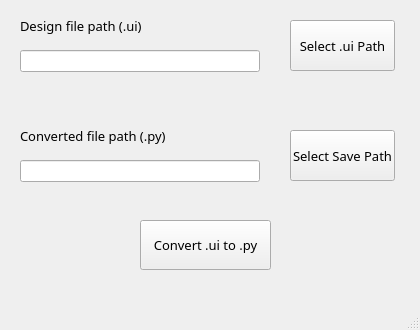
<?xml version="1.0" encoding="UTF-8"?>
<ui version="4.0">
 <class>MainWindow</class>
 <widget class="QMainWindow" name="MainWindow">
  <property name="geometry">
   <rect>
    <x>0</x>
    <y>0</y>
    <width>420</width>
    <height>330</height>
   </rect>
  </property>
  <property name="minimumSize">
   <size>
    <width>420</width>
    <height>330</height>
   </size>
  </property>
  <property name="maximumSize">
   <size>
    <width>420</width>
    <height>330</height>
   </size>
  </property>
  <property name="font">
   <font>
    <family>Microsoft YaHei UI Light</family>
    <pointsize>10</pointsize>
   </font>
  </property>
  <property name="windowTitle">
   <string>Conventer</string>
  </property>
  <property name="windowIcon">
   <iconset resource="../image/icons.qrc">
    <normaloff>:/icon/icon.jpg</normaloff>:/icon/icon.jpg</iconset>
  </property>
  <widget class="QWidget" name="centralwidget">
   <widget class="QLabel" name="label">
    <property name="geometry">
     <rect>
      <x>20</x>
      <y>10</y>
      <width>121</width>
      <height>31</height>
     </rect>
    </property>
    <property name="text">
     <string>Design file path (.ui)</string>
    </property>
   </widget>
   <widget class="QLabel" name="label_2">
    <property name="geometry">
     <rect>
      <x>20</x>
      <y>120</y>
      <width>151</width>
      <height>31</height>
     </rect>
    </property>
    <property name="text">
     <string>Converted file path (.py)</string>
    </property>
   </widget>
   <widget class="QLineEdit" name="ui_path_textbox">
    <property name="geometry">
     <rect>
      <x>20</x>
      <y>50</y>
      <width>240</width>
      <height>22</height>
     </rect>
    </property>
   </widget>
   <widget class="QLineEdit" name="py_path_textbox">
    <property name="geometry">
     <rect>
      <x>20</x>
      <y>160</y>
      <width>240</width>
      <height>22</height>
     </rect>
    </property>
   </widget>
   <widget class="QPushButton" name="select_ui_path_button">
    <property name="geometry">
     <rect>
      <x>290</x>
      <y>20</y>
      <width>105</width>
      <height>51</height>
     </rect>
    </property>
    <property name="text">
     <string>Select .ui Path</string>
    </property>
   </widget>
   <widget class="QPushButton" name="select_py_path_button">
    <property name="geometry">
     <rect>
      <x>290</x>
      <y>130</y>
      <width>105</width>
      <height>51</height>
     </rect>
    </property>
    <property name="text">
     <string>Select Save Path</string>
    </property>
   </widget>
   <widget class="QPushButton" name="convert_button">
    <property name="geometry">
     <rect>
      <x>140</x>
      <y>220</y>
      <width>131</width>
      <height>50</height>
     </rect>
    </property>
    <property name="text">
     <string>Convert .ui to .py</string>
    </property>
   </widget>
  </widget>
  <widget class="QStatusBar" name="statusbar"/>
 </widget>
 <resources>
  <include location="../image/icons.qrc"/>
 </resources>
 <connections/>
</ui>
